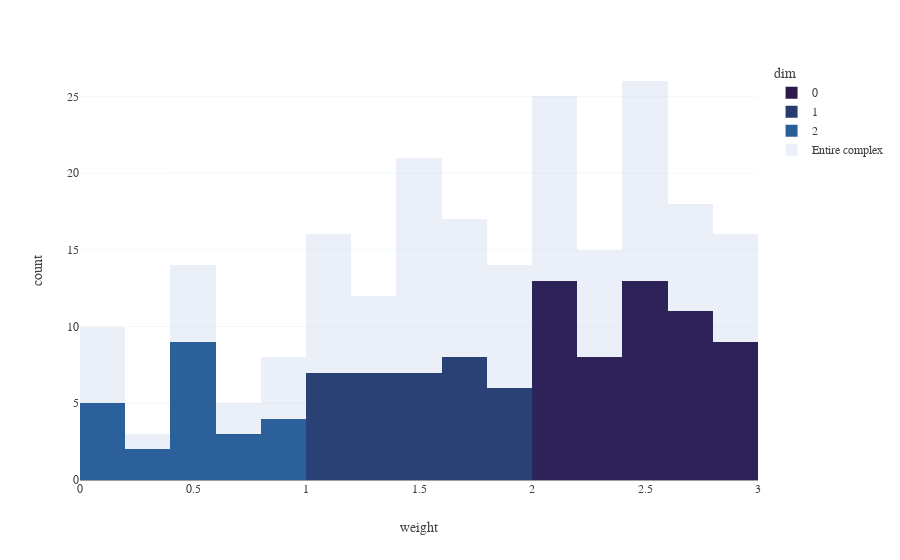

The cell this chart's notebook holds for it:
### Code cell
## Histogram overlaid -- this works at a B level because nbinsx specifies the max bins allowed, not exactly
# how many bins I would like. This will work nicely if we can ensure the same number of bins for each histogram
## This is a little better than above because we are comparing the counts of maximal simplices to the counts
# of ALL simplices, not just the non-maximal simplices as in the facet plot.

n_bins = 20
fig = px.histogram(fsc_df.loc[fsc_df.is_maximal==1], x="weight", color="dim", nbins=n_bins)
fig.update_layout(barmode='overlay')
fig.add_trace(go.Histogram(x = fsc_df.weight, opacity = 0.1, nbinsx=n_bins, name ="Entire complex"))
fig.show()

### Figure 1 — Plotly figure (JSON) as saved in the notebook; plotly's stock layout.template omitted (floating-point values rounded to 4 significant figures; data arrays with more than 128 entries replaced by an {"elided": "..."} marker saying what was removed)
{"data": [{"alignmentgroup": "True", "bingroup": "x", "hovertemplate": "dim=0<br>weight=%{x}<br>count=%{y}<extra></extra>", "legendgroup": "0", "marker": {"color": "rgb(44, 26, 76)"}, "name": "0", "nbinsx": 20, "offsetgroup": "0", "orientation": "v", "showlegend": true, "type": "histogram", "x": [2.507, 2.062, 2.843, 2.355, 2.124, 2.75, 2.073, 2.158, 2.737, 2.66, 2.929, 2.247, 2.752, 2.188, 2.564, 2.167, 2.514, 2.953, 2.236, 2.948, 2.934, 2.544, 2.829, 2.682, 2.019, 2.144, 2.588, 2.207, 2.306, 2.493, 2.063, 2.864, 2.559, 2.603, 2.436, 2.45, 2.571, 2.161, 2.756, 2.592, 2.111, 2.756, 2.884, 2.625, 2.434, 2.839, 2.08, 2.14, 2.289, 2.259, 2.468, 2.791, 2.74, 2.393], "xaxis": "x", "yaxis": "y"}, {"alignmentgroup": "True", "bingroup": "x", "hovertemplate": "dim=1<br>weight=%{x}<br>count=%{y}<extra></extra>", "legendgroup": "1", "marker": {"color": "rgb(40, 59, 110)"}, "name": "1", "nbinsx": 20, "offsetgroup": "1", "orientation": "v", "showlegend": true, "type": "histogram", "x": [1.996, 1.057, 1.064, 1.676, 1.775, 1.762, 1.73, 1.031, 1.562, 1.465, 1.932, 1.566, 1.804, 1.031, 1.086, 1.683, 1.181, 1.064, 1.533, 1.216, 1.625, 1.664, 1.266, 1.903, 1.93, 1.508, 1.273, 1.64, 1.338, 1.443, 1.837, 1.245, 1.293, 1.591, 1.321], "xaxis": "x", "yaxis": "y"}, {"alignmentgroup": "True", "bingroup": "x", "hovertemplate": "dim=2<br>weight=%{x}<br>count=%{y}<extra></extra>", "legendgroup": "2", "marker": {"color": "rgb(42, 94, 151)"}, "name": "2", "nbinsx": 20, "offsetgroup": "2", "orientation": "v", "showlegend": true, "type": "histogram", "x": [0.2911, 0.5821, 0.7423, 0.06525, 0.8664, 0.5895, 0.3694, 0.4848, 0.423, 0.5464, 0.1539, 0.4428, 0.591, 0.02474, 0.561, 0.8029, 0.6601, 0.9322, 0.09585, 0.156, 0.6864, 0.5879, 0.8615], "xaxis": "x", "yaxis": "y"}, {"name": "Entire complex", "nbinsx": 20, "opacity": 0.1, "type": "histogram", "x": {"elided": "220 float values"}}], "layout": {"barmode": "overlay", "legend": {"title": {"text": "dim"}, "tracegroupgap": 0}, "margin": {"t": 60}, "xaxis": {"anchor": "y", "domain": [0, 1], "title": {"text": "weight"}}, "yaxis": {"anchor": "x", "domain": [0, 1], "title": {"text": "count"}}}}
